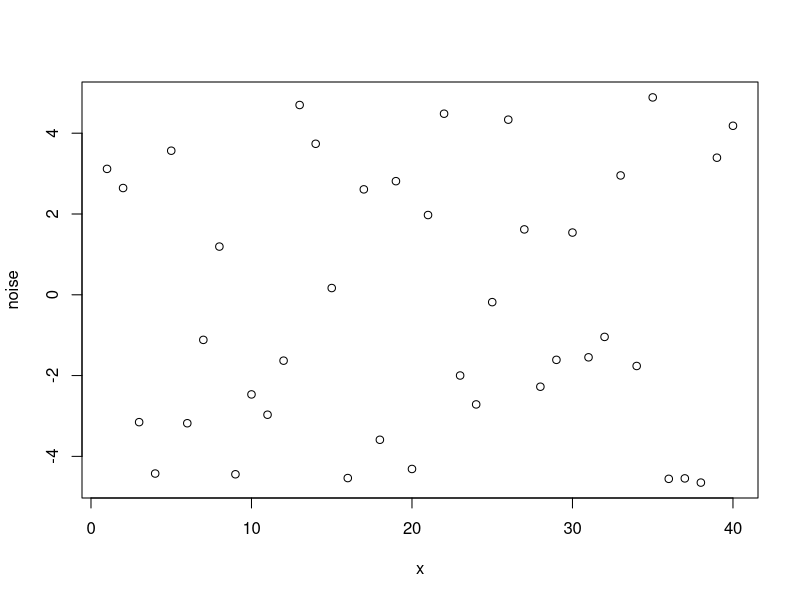
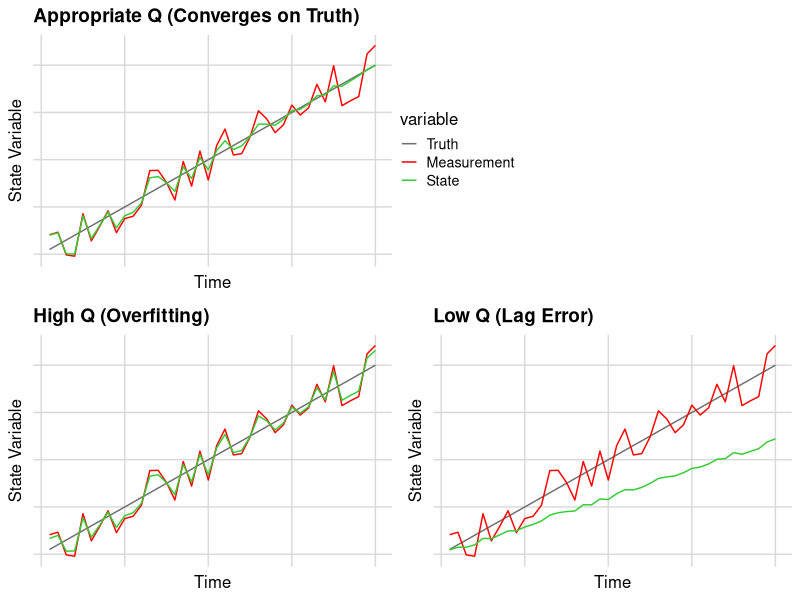

Write the R code that produced these figures, in order.
## ---- chunk 1
knitr::opts_chunk$set(echo = TRUE)
## ---- chunk 2
size = 40
noise = runif(size, min=-5, max=5)
x = c(1:size)
plot(x,noise)
## ---- chunk 3
x = c(1:size)
y_true = x
y_meas = y_true + noise

# Make State for high Q (overfitting)
# follow the measurements
y_state_highQ = y_true + 0.75 * noise

# Make State for appropriate Q
# decrease reliance on measurements over time (converge to truth)
confidence = c(1:size)
y_state_goodQ = y_true + (size - confidence) / size * noise

# Make State for low Q (lag error)
# fall behind measurements
y_state_lowQ = 0.6 * y_true + 0.1 * noise
## ---- chunk 4
library(reshape2)
library(ggplot2)
library(grid)
library(gridExtra)
library(cowplot)

# use the data from above to make a dataframe
df <- data.frame(x,y_true,y_meas,y_state_highQ,y_state_goodQ,y_state_lowQ)
names(df) <- c("Time","Truth","Measurement","State (High Q)","State","State (Low Q)")


# subset to make legend
df_leg <- df[,c(1,2,3,5)]
names(df_leg) <- c("Time","Truth","Measurement","State")

# subset each variable
df_high = melt(df[,c(1,2,3,4)], id=c("Time"))
df_good = melt(df[,c(1,2,3,5)], id=c("Time"))
df_low = melt(df[,c(1,2,3,6)], id=c("Time"))


# make plot to get the legend
# p_leg <- ggplot(df_leg) + geom_line(aes(x=Time,y=Truth,col="black")) +
#   geom_point(aes(x=Time,y=Measurement,col="red")) +
#   geom_line(aes(x=Time,y=State,col="green"))
# legend <- cowplot::get_legend(p_leg)

p_good <- ggplot(df_good) + geom_line(aes(x=Time,y=value,colour=variable)) +
  scale_colour_manual(values=c("grey43","red","limegreen")) +
  ggtitle("Appropriate Q") + 
  cowplot::theme_minimal_grid(12)
legend <- cowplot::get_legend(p_good)

# plot the three different states
p_high <- ggplot(df_high) + geom_line(aes(x=Time,y=value,colour=variable)) +
  scale_colour_manual(values=c("grey43","red","limegreen")) +
  ggtitle("High Q (Overfitting)") + 
  cowplot::theme_minimal_grid(12) +
  # theme(axis.text.x = element_text(size = 8, vjust = 0.5),axis.text.y = element_text(size = 8, vjust = 0.5)) +
  # theme(plot.title = element_text(size=12)) +
  theme(legend.position="none") + ylab("State Variable") + xlab("Time") +
  theme(axis.text.x=element_blank(),axis.text.y=element_blank(),axis.ticks=element_blank())

p_good <- ggplot(df_good) + geom_line(aes(x=Time,y=value,colour=variable)) +
  scale_colour_manual(values=c("grey43","red","limegreen")) +
  ggtitle("Appropriate Q (Converges on Truth)") + 
  cowplot::theme_minimal_grid(12) +
  theme(legend.position="none") + ylab("State Variable") + xlab("Time") +
  theme(axis.text.x=element_blank(),axis.text.y=element_blank(),axis.ticks=element_blank())

p_low <- ggplot(df_low) + geom_line(aes(x=Time,y=value,colour=variable)) +
  scale_colour_manual(values=c("grey43","red","limegreen")) +
  ggtitle("Low Q (Lag Error)") + 
  cowplot::theme_minimal_grid(12) +
  theme(legend.position="none") + ylab("State Variable") + xlab("Time") +
  theme(axis.text.x=element_blank(),axis.text.y=element_blank(),axis.ticks=element_blank())
## ---- chunk 5
p <- cowplot::plot_grid(p_good,legend,p_high,p_low,ncol=2)
p
## ---- chunk 6
plot_path = "q_demo.png"
save_plot(plot_path,p)
